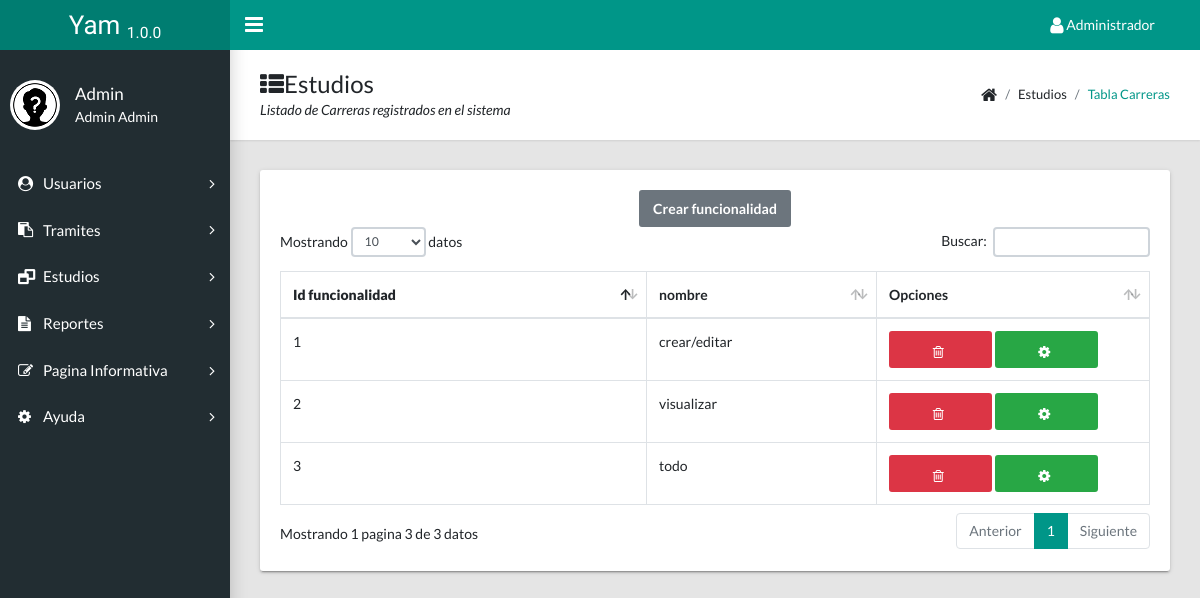
Page /admin/docs/listar_privilegios.php (signed in) on the committed database.
### tables this page shows
CREATE TABLE IF NOT EXISTS `funcionalidad` (
  `id_funcionalidad` INT(11) NOT NULL AUTO_INCREMENT,
  `nombrefuncionalidad` VARCHAR(50) NULL DEFAULT NULL,
  PRIMARY KEY (`id_funcionalidad`),
  UNIQUE INDEX `nombrefuncionalidad` (`nombrefuncionalidad` ASC));

### modelo/conexion.php (called while the page is built, shortened)
<?php
class conexion{
	public $con;
	function __construct(){
	$this->host="localhost";
	$this->user="root";
	$this->clave="";
	$this->db="mydb";
	$this->con=mysqli_connect($this->host, $this->user,$this->clave);
	mysqli_query($this->con, 'SET NAMES UTF-8');
	if($this->con){
		mysqli_select_db($this->con,$this->db);
	}
	}
public function con_retorno($sql){
$resp=mysqli_query($this->con, $sql);
return $resp;
}
}

### modelo/mdl_privilegio.php (called while the page is built, shortened)
<?php
require_once ('conexion.php');
class mdl_privilegio{
    public $obj_con;
    function __construct(){
        $this->obj_con=new conexion();
    }
public function listar(){
        $sql="select * from funcionalidad";
   return $this->obj_con->con_retorno($sql);
}
}

### admin/docs/listar_privilegios.php (the view, shortened to what this page needs)
<?php
include_once ('menu.php');
include_once ('../../modelo/mdl_privilegio.php');
$objeto=new mdl_privilegio();
$datos=$objeto->listar();
?>
<main class="app-content">
    <div class="app-title">
        <div>
            <h1><i class="fa fa-th-list"></i>Estudios</h1>
            <p>Listado de Carreras registrados en el sistema</p>
        </div>
        <ul class="app-breadcrumb breadcrumb side">
            <li class="breadcrumb-item"><i class="fa fa-home fa-lg"></i></li>
            <li class="breadcrumb-item">Estudios</li>
            <li class="breadcrumb-item active"><a href="#">Tabla Carreras</a></li>
        </ul>
    </div>
    <div class="row">
        <div class="col-md-12">
            <div class="tile">
                <div class="tile-body">
                    <center><a class="btn btn-secondary" href="crear_privilegios.php">Crear funcionalidad</a></center>
                    <table class="table table-hover table-bordered" id="sampleTable">
                        <thead>
                        <tr>
                            <th><b>Id funcionalidad</th>
                            <th>nombre</th>
                            <th>Opciones</th>
                        </tr>
                        </thead>
                        <tbody>
                        <?php
                        while($row=mysqli_fetch_assoc($datos)){
                            echo "<tr>";
                            echo "<td>".$row['id_funcionalidad']."</td>";
                            echo "<td>".$row['nombrefuncionalidad']."</td>";
                            $id_carrera=$row['id_funcionalidad'];
                            $nombre=$row['nombrefuncionalidad'];
                            echo "<td><a class='btn btn-danger col-md-5' href='../../controlador/ctrl_agregarusuario.php?id_carrera=".$id_carrera."'><i class='fa fa-trash-o' aria-hidden='true'></i></a>
                            <a class=' btn btn-success col-md-5' href='modificar_carrera.php?id_carrera=".$id_carrera."&nombre=".$nombre."'><i class='fa fa-cog' aria-hidden='true'></i></a></td>";
                            echo "</tr>";
                        }?>
                        </tbody>
                    </table>
                </div>
            </div>
        </div>
    </div>
</main>

### rows in the picture
funcionalidad: id_funcionalidad "1", nombrefuncionalidad "crear/editar"
funcionalidad: id_funcionalidad "3", nombrefuncionalidad "todo"
funcionalidad: id_funcionalidad "2", nombrefuncionalidad "visualizar"

### other values in the picture
$_SESSION['rol'] "Administrador"
$_SESSION['nombre'] "Admin"
$_SESSION['papellido'] "Admin"
$_SESSION['sapellido'] "Admin"
